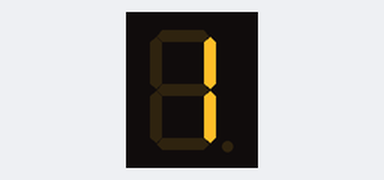
Simulated run of this sketch. Board: Arduino Uno, built with avr-gcc and run on an emulated ATmega328P. On the bench: 1-digit seven-segment display. Wiring (inferred from the names in the program): 1-digit 7-segment display, segments lit when HIGH: segments pin 2, pin 3, pin 4, pin 5, pin 6, pin 7, pin 8. The segment pins are drawn as the display they are named for.

Above: at 0.1 s.
At 0.8 s:
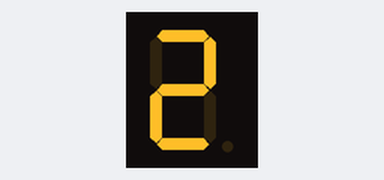
At 1.6 s:
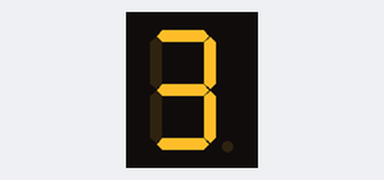
At 3.1 s:
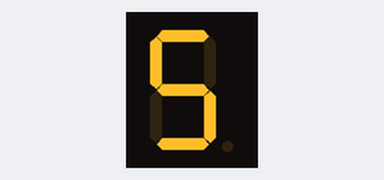
At 5.3 s:
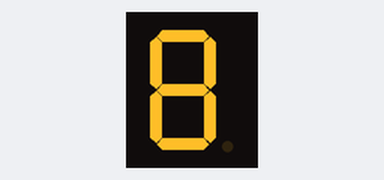
At 6.8 s:
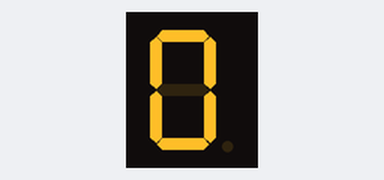

Measured:
- by itself, everything shown: repeats every 7.5 s, in 10 steps
- what the display in image 1 shows lasts 0.7 s, from 0.8 s to 1.5 s

The sketch:

slot_test.ino
```cpp
int bot[7] = {2,3,4,5,6,7,8};
int top[7] = {9,10,11,12,13,A3,A2};

void setup() {

  for (int i = 0; i <= 7; i++){
    pinMode(bot[i],OUTPUT);
    pinMode(bot[i],OUTPUT);
  }
}

void one() {

  for(int i = 0; i <= 7; i++){
    if (i == 1 || i == 2){
      digitalWrite(bot[i],HIGH);
      digitalWrite(top[i],HIGH);
    }
    else {
      digitalWrite(bot[i],LOW);
      digitalWrite(top[i],LOW);
    }
  }
}

void two() {

  for(int i = 0; i <= 7; i++){
    if (i == 2 || i == 5){
      digitalWrite(bot[i],LOW);
      digitalWrite(top[i],LOW);
    }
    else {
      digitalWrite(bot[i],HIGH);
      digitalWrite(top[i],HIGH);
    }
  }
}

void three() {

  for(int i = 0; i <= 7; i++){
    if (i == 4 || i == 5){
      digitalWrite(bot[i],LOW);
      digitalWrite(top[i],LOW);
    }
    else {
      digitalWrite(bot[i],HIGH);
      digitalWrite(top[i],HIGH);
    }
  }
}

void four() {

  for(int i = 0; i <= 7; i++){
    if (i == 0 || i == 3 || i == 4){
      digitalWrite(bot[i],LOW);
      digitalWrite(top[i],LOW);
    }
    else {
      digitalWrite(bot[i],HIGH);
      digitalWrite(top[i],HIGH);
    }
  }
}

void five() {

  for(int i = 0; i <= 7; i++){
    if (i == 1 || i == 4){
      digitalWrite(bot[i],LOW);
      digitalWrite(top[i],LOW);
    }
    else {
      digitalWrite(bot[i],HIGH);
      digitalWrite(top[i],HIGH);
    }
  }
}

void six() {

  for(int i = 0; i <= 7; i++){
    if (i == 1){
      digitalWrite(bot[i],LOW);
      digitalWrite(top[i],LOW);
    }
    else {
      digitalWrite(bot[i],HIGH);
      digitalWrite(top[i],HIGH);
    }
  }
}

void seven() {

  for(int i = 0; i <= 7; i++){
    if (i == 0 || i == 1 || i == 2){
      digitalWrite(bot[i],HIGH);
      digitalWrite(top[i],HIGH);
    }
    else {
      digitalWrite(bot[i],LOW);
      digitalWrite(top[i],LOW);
    }
  }
}

void eight() {

  for(int i = 0; i <= 7; i++){
    digitalWrite(bot[i],HIGH);
    digitalWrite(top[i],HIGH);
  }
}

void nine() {

  for(int i = 0; i <= 7; i++){
    if (i == 3 || i == 4){
      digitalWrite(bot[i],LOW);
      digitalWrite(top[i],LOW);
    }
    else {
      digitalWrite(bot[i],HIGH);
      digitalWrite(top[i],HIGH);
    }
  }
}

void zero() {

  for(int i = 0; i <= 7; i++){
    if (i == 6){
      digitalWrite(bot[i],LOW);
      digitalWrite(top[i],LOW);
    }
    else {
      digitalWrite(bot[i],HIGH);
      digitalWrite(top[i],HIGH);
    }
  }
}

void cycle() {

int (*nums[10])() = {one,two,three,four,five,six,seven,eight,nine,zero};

  for (int i = 0; i <= 9; i ++) {
    nums[i]();
    delay(750);
  }
}

void loop() {
  cycle();
}
```
